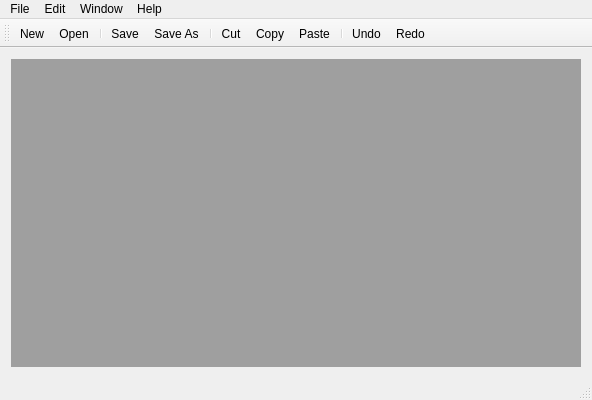
<?xml version="1.0" encoding="UTF-8"?>
<ui version="4.0">
 <class>main_interfaceClass</class>
 <widget class="QMainWindow" name="main_interfaceClass">
  <property name="geometry">
   <rect>
    <x>0</x>
    <y>0</y>
    <width>592</width>
    <height>400</height>
   </rect>
  </property>
  <property name="windowTitle">
   <string>main_interface</string>
  </property>
  <widget class="QWidget" name="centralWidget">
   <layout class="QGridLayout" name="gridLayout">
    <item row="0" column="0">
     <widget class="QMdiArea" name="mdiArea"/>
    </item>
   </layout>
  </widget>
  <widget class="QMenuBar" name="menuBar">
   <property name="geometry">
    <rect>
     <x>0</x>
     <y>0</y>
     <width>592</width>
     <height>30</height>
    </rect>
   </property>
   <widget class="QMenu" name="menuFile">
    <property name="title">
     <string>File</string>
    </property>
    <addaction name="actionNew"/>
    <addaction name="actionOpen"/>
    <addaction name="separator"/>
    <addaction name="actionSave"/>
    <addaction name="actionSave_As"/>
    <addaction name="separator"/>
    <addaction name="actionExit"/>
   </widget>
   <widget class="QMenu" name="menuEdit">
    <property name="title">
     <string>Edit</string>
    </property>
    <addaction name="actionUndo"/>
    <addaction name="actionRedo"/>
    <addaction name="separator"/>
    <addaction name="actionCut"/>
    <addaction name="actionCopy"/>
    <addaction name="actionPaste"/>
   </widget>
   <widget class="QMenu" name="menuWindow">
    <property name="title">
     <string>Window</string>
    </property>
    <addaction name="actionShut_Current_Window"/>
    <addaction name="actionShut_All_Windows"/>
    <addaction name="separator"/>
    <addaction name="separator"/>
    <addaction name="actionPrevious"/>
    <addaction name="actionNext"/>
   </widget>
   <widget class="QMenu" name="menuHelp">
    <property name="title">
     <string>Help</string>
    </property>
    <addaction name="actionAbout"/>
    <addaction name="actionAbout_Qt"/>
   </widget>
   <addaction name="menuFile"/>
   <addaction name="menuEdit"/>
   <addaction name="menuWindow"/>
   <addaction name="menuHelp"/>
  </widget>
  <widget class="QToolBar" name="mainToolBar">
   <attribute name="toolBarArea">
    <enum>TopToolBarArea</enum>
   </attribute>
   <attribute name="toolBarBreak">
    <bool>false</bool>
   </attribute>
   <addaction name="actionNew"/>
   <addaction name="actionOpen"/>
   <addaction name="separator"/>
   <addaction name="actionSave"/>
   <addaction name="actionSave_As"/>
   <addaction name="separator"/>
   <addaction name="actionCut"/>
   <addaction name="actionCopy"/>
   <addaction name="actionPaste"/>
   <addaction name="separator"/>
   <addaction name="actionUndo"/>
   <addaction name="actionRedo"/>
  </widget>
  <widget class="QStatusBar" name="statusBar"/>
  <action name="actionNew">
   <property name="icon">
    <iconset resource="main_interface.qrc">
     <normaloff>:/main_interface/images/new.png</normaloff>:/main_interface/images/new.png</iconset>
   </property>
   <property name="text">
    <string>New</string>
   </property>
  </action>
  <action name="actionOpen">
   <property name="icon">
    <iconset resource="main_interface.qrc">
     <normaloff>:/main_interface/images/open.png</normaloff>:/main_interface/images/open.png</iconset>
   </property>
   <property name="text">
    <string>Open</string>
   </property>
  </action>
  <action name="actionSave">
   <property name="icon">
    <iconset resource="main_interface.qrc">
     <normaloff>:/main_interface/images/save.png</normaloff>:/main_interface/images/save.png</iconset>
   </property>
   <property name="text">
    <string>Save</string>
   </property>
  </action>
  <action name="actionSave_As">
   <property name="icon">
    <iconset resource="main_interface.qrc">
     <normaloff>:/main_interface/images/saveAs.png</normaloff>:/main_interface/images/saveAs.png</iconset>
   </property>
   <property name="text">
    <string>Save As</string>
   </property>
  </action>
  <action name="actionUndo">
   <property name="icon">
    <iconset resource="main_interface.qrc">
     <normaloff>:/main_interface/images/undo.png</normaloff>:/main_interface/images/undo.png</iconset>
   </property>
   <property name="text">
    <string>Undo</string>
   </property>
  </action>
  <action name="actionRedo">
   <property name="icon">
    <iconset resource="main_interface.qrc">
     <normaloff>:/main_interface/images/redo.png</normaloff>:/main_interface/images/redo.png</iconset>
   </property>
   <property name="text">
    <string>Redo</string>
   </property>
  </action>
  <action name="actionCut">
   <property name="icon">
    <iconset resource="main_interface.qrc">
     <normaloff>:/main_interface/images/cut.png</normaloff>:/main_interface/images/cut.png</iconset>
   </property>
   <property name="text">
    <string>Cut</string>
   </property>
  </action>
  <action name="actionCopy">
   <property name="icon">
    <iconset resource="main_interface.qrc">
     <normaloff>:/main_interface/images/copy.png</normaloff>:/main_interface/images/copy.png</iconset>
   </property>
   <property name="text">
    <string>Copy</string>
   </property>
  </action>
  <action name="actionPaste">
   <property name="icon">
    <iconset resource="main_interface.qrc">
     <normaloff>:/main_interface/images/paste.png</normaloff>:/main_interface/images/paste.png</iconset>
   </property>
   <property name="text">
    <string>Paste</string>
   </property>
  </action>
  <action name="actionShut_Current_Window">
   <property name="text">
    <string>Shut Current Window</string>
   </property>
  </action>
  <action name="actionShut_All_Windows">
   <property name="text">
    <string>Shut All Windows</string>
   </property>
  </action>
  <action name="actionTiled">
   <property name="text">
    <string>Tiled</string>
   </property>
  </action>
  <action name="actionStacked">
   <property name="text">
    <string>Stacked</string>
   </property>
  </action>
  <action name="actionAbout">
   <property name="text">
    <string>About</string>
   </property>
  </action>
  <action name="actionAbout_Qt">
   <property name="text">
    <string>About Qt</string>
   </property>
  </action>
  <action name="actionPrevious">
   <property name="icon">
    <iconset resource="main_interface.qrc">
     <normaloff>:/main_interface/images/previous.png</normaloff>:/main_interface/images/previous.png</iconset>
   </property>
   <property name="text">
    <string>Previous</string>
   </property>
  </action>
  <action name="actionNext">
   <property name="icon">
    <iconset resource="main_interface.qrc">
     <normaloff>:/main_interface/images/next.png</normaloff>:/main_interface/images/next.png</iconset>
   </property>
   <property name="text">
    <string>Next</string>
   </property>
  </action>
  <action name="actionExit">
   <property name="icon">
    <iconset resource="main_interface.qrc">
     <normaloff>:/main_interface/images/exit.png</normaloff>:/main_interface/images/exit.png</iconset>
   </property>
   <property name="text">
    <string>Exit</string>
   </property>
  </action>
 </widget>
 <layoutdefault spacing="6" margin="11"/>
 <resources>
  <include location="main_interface.qrc"/>
 </resources>
 <connections/>
</ui>
